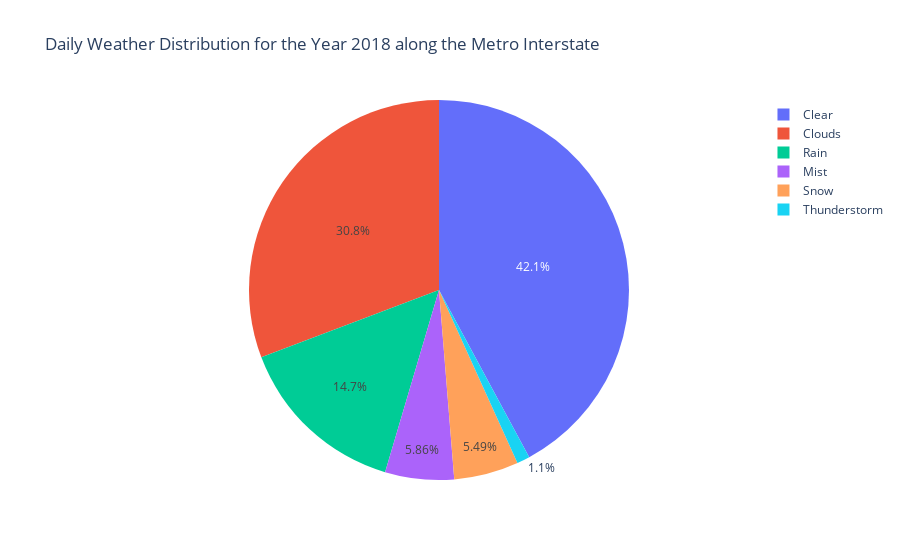

Source (notebook cell):
### Code cell
unique_categories_counts = daily_2018_df['weather_main'].value_counts()

fig = go.Figure()
fig.add_trace(go.Pie(labels=unique_categories_counts.index, values=unique_categories_counts.values))
fig.update_layout(title='Daily Weather Distribution for the Year 2018 along the Metro Interstate')
fig.show()

### Figure 1 — Plotly figure (JSON) as saved in the notebook; plotly's stock layout.template omitted (floating-point values rounded to 4 significant figures)
{"data": [{"labels": ["Clear", "Clouds", "Rain", "Mist", "Snow", "Thunderstorm"], "type": "pie", "values": [115, 84, 40, 16, 15, 3]}], "layout": {"title": {"text": "Daily Weather Distribution for the Year 2018 along the Metro Interstate"}}}
